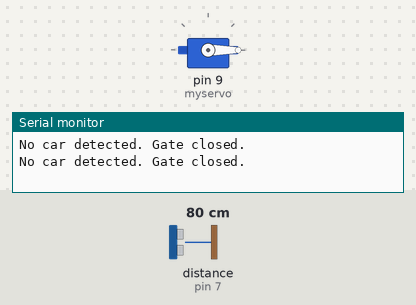
Simulated run of this sketch. Board: Arduino Uno, built with avr-gcc and run on an emulated ATmega328P. On the bench: servo, the last lines printed to the serial monitor. Wiring (inferred from the names in the program): ultrasonic range finder: trigger pin 6; echo pin 7. The inputs (shaded band) are chosen by the test bench; at power-on: distance to the obstacle (sensor on pin 7) 80 cm. The echo pulse lasts 58.3 µs per cm.

Above: at 1.8 s.
1.9 s: distance to the obstacle (sensor on pin 7) set to 13 cm
3.4 s: distance to the obstacle (sensor on pin 7) set to 10 cm
At 5.2 s:
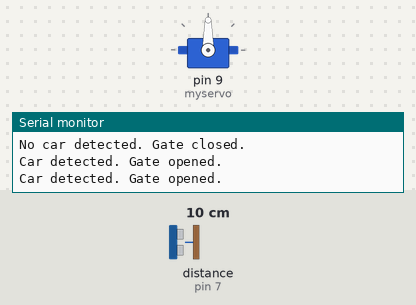
5.5 s: distance to the obstacle (sensor on pin 7) set to 18 cm
At 6.8 s:
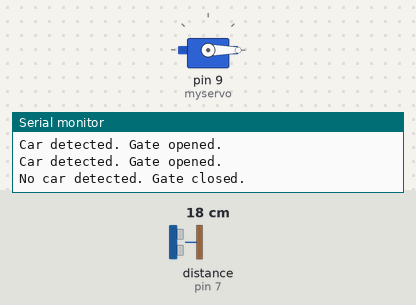
7.5 s: distance to the obstacle (sensor on pin 7) set to 2 cm
At 8.4 s:
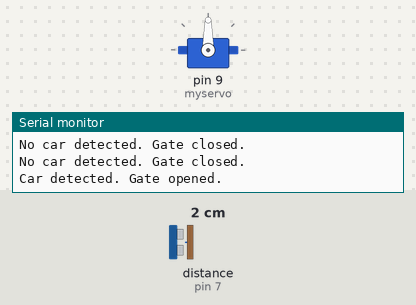
Timing chart, 0 to 10.5 s (numbered marks = the images above; inputs shaded):
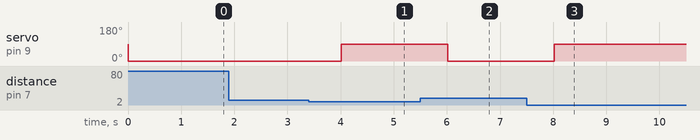

Measured:
- the behaviour switches between 12 and 11 cm on distance to the obstacle (sensor on pin 7) (found by bisection; images 0 and 1)
- after the input at 3.4 s, servo on pin 9 (myservo): 0° → 90° after 0.62 s
- after the input at 5.5 s, servo on pin 9 (myservo): 90° → 0° after 0.52 s
- after the input at 7.5 s, servo on pin 9 (myservo): 0° → 90° after 0.52 s

The sketch:

toll-gate.ino
```cpp
#include <Servo.h>

Servo myservo;
const int trigPin = 6;
const int echoPin = 7;
long tmeduration;
int distance;

void setup() {
  myservo.attach(9);
  pinMode(trigPin, OUTPUT);
  pinMode(echoPin, INPUT);
  Serial.begin(9600);
}

void loop() {
  // Trigger ultrasonic sensor
  digitalWrite(trigPin, LOW);
  delayMicroseconds(2);
  digitalWrite(trigPin, HIGH);
  delayMicroseconds(10);
  digitalWrite(trigPin, LOW);

  // Measure duration and calculate distance
  tmeduration = pulseIn(echoPin, HIGH);
  distance = (0.034 * tmeduration) / 2;

  // Check if a car is within 10 cm
  if (distance <= 10) {
    myservo.write(90);  // Open the gate
    Serial.println("Car detected. Gate opened.");
  } else {
    myservo.write(0);   // Close the gate
    Serial.println("No car detected. Gate closed.");
  }

  delay(1000);  // Adjust the delay based on your requirements
}
```
